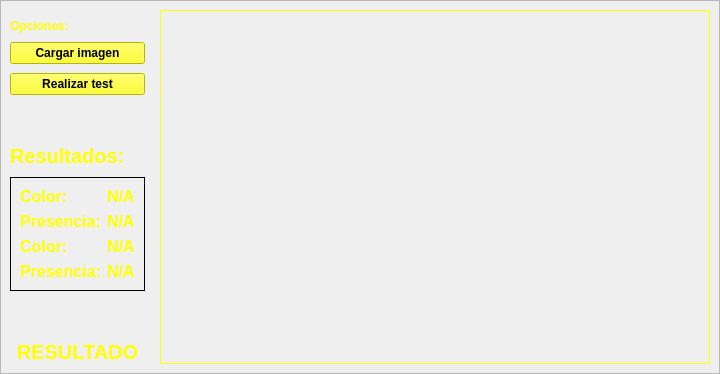
      <widget class="QWidget" name="tab_4">
       <attribute name="title">
        <string>TEST</string>
       </attribute>
       <layout class="QGridLayout" name="gridLayout_9">
        <property name="leftMargin">
         <number>0</number>
        </property>
        <property name="topMargin">
         <number>0</number>
        </property>
        <property name="rightMargin">
         <number>0</number>
        </property>
        <property name="bottomMargin">
         <number>0</number>
        </property>
        <item row="0" column="0">
         <widget class="QFrame" name="frame_4">
          <property name="frameShape">
           <enum>QFrame::StyledPanel</enum>
          </property>
          <property name="frameShadow">
           <enum>QFrame::Raised</enum>
          </property>
          <layout class="QGridLayout" name="gridLayout_8">
           <property name="horizontalSpacing">
            <number>15</number>
           </property>
           <property name="verticalSpacing">
            <number>9</number>
           </property>
           <item row="5" column="0">
            <widget class="QLabel" name="label_8">
             <property name="font">
              <font>
               <pointsize>15</pointsize>
               <weight>75</weight>
               <bold>true</bold>
              </font>
             </property>
             <property name="styleSheet">
              <string notr="true">color: rgb(255, 255, 0);
background-color: qlineargradient(spread:pad, x1:1, y1:1, x2:1, y2:1, stop:0 rgba(0, 0, 0, 0), stop:1 rgba(255, 255, 255, 255));</string>
             </property>
             <property name="text">
              <string>Resultados:</string>
             </property>
            </widget>
           </item>
           <item row="6" column="0">
            <widget class="QFrame" name="frame_5">
             <property name="styleSheet">
              <string notr="true">background-color: qlineargradient(spread:pad, x1:0, y1:0, x2:1, y2:0, stop:1 rgba(0, 0, 0, 0));</string>
             </property>
             <property name="frameShape">
              <enum>QFrame::StyledPanel</enum>
             </property>
             <property name="frameShadow">
              <enum>QFrame::Raised</enum>
             </property>
             <layout class="QGridLayout" name="gridLayout_10">
              <item row="0" column="0">
               <widget class="QLabel" name="label_9">
                <property name="font">
                 <font>
                  <pointsize>12</pointsize>
                  <weight>75</weight>
                  <bold>true</bold>
                 </font>
                </property>
                <property name="styleSheet">
                 <string notr="true">color: rgb(255, 255, 0);
background-color: qlineargradient(spread:pad, x1:1, y1:1, x2:1, y2:1, stop:0 rgba(0, 0, 0, 0), stop:1 rgba(255, 255, 255, 255));</string>
                </property>
                <property name="text">
                 <string>Color:</string>
                </property>
               </widget>
              </item>
              <item row="4" column="0">
               <widget class="QLabel" name="label_15">
                <property name="font">
                 <font>
                  <pointsize>12</pointsize>
                  <weight>75</weight>
                  <bold>true</bold>
                 </font>
                </property>
                <property name="styleSheet">
                 <string notr="true">color: rgb(255, 255, 0);
background-color: qlineargradient(spread:pad, x1:1, y1:1, x2:1, y2:1, stop:0 rgba(0, 0, 0, 0), stop:1 rgba(255, 255, 255, 255));</string>
                </property>
                <property name="text">
                 <string>Color:</string>
                </property>
               </widget>
              </item>
              <item row="5" column="0">
               <widget class="QLabel" name="label_14">
                <property name="font">
                 <font>
                  <pointsize>12</pointsize>
                  <weight>75</weight>
                  <bold>true</bold>
                 </font>
                </property>
                <property name="styleSheet">
                 <string notr="true">color: rgb(255, 255, 0);
background-color: qlineargradient(spread:pad, x1:1, y1:1, x2:1, y2:1, stop:0 rgba(0, 0, 0, 0), stop:1 rgba(255, 255, 255, 255));</string>
                </property>
                <property name="text">
                 <string>Presencia:</string>
                </property>
               </widget>
              </item>
              <item row="0" column="1">
               <widget class="QLabel" name="resultadoColorLabel">
                <property name="font">
                 <font>
                  <pointsize>12</pointsize>
                  <weight>75</weight>
                  <bold>true</bold>
                 </font>
                </property>
                <property name="styleSheet">
                 <string notr="true">color: rgb(255, 255, 0);
background-color: qlineargradient(spread:pad, x1:1, y1:1, x2:1, y2:1, stop:0 rgba(0, 0, 0, 0), stop:1 rgba(255, 255, 255, 255));</string>
                </property>
                <property name="text">
                 <string>N/A</string>
                </property>
               </widget>
              </item>
              <item row="2" column="1">
               <widget class="QLabel" name="resultadoPresenciaLabel">
                <property name="font">
                 <font>
                  <pointsize>12</pointsize>
                  <weight>75</weight>
                  <bold>true</bold>
                 </font>
                </property>
                <property name="styleSheet">
                 <string notr="true">color: rgb(255, 255, 0);
background-color: qlineargradient(spread:pad, x1:1, y1:1, x2:1, y2:1, stop:0 rgba(0, 0, 0, 0), stop:1 rgba(255, 255, 255, 255));</string>
                </property>
                <property name="text">
                 <string>N/A</string>
                </property>
               </widget>
              </item>
              <item row="2" column="0">
               <widget class="QLabel" name="label_12">
                <property name="font">
                 <font>
                  <pointsize>12</pointsize>
                  <weight>75</weight>
                  <bold>true</bold>
                 </font>
                </property>
                <property name="styleSheet">
                 <string notr="true">color: rgb(255, 255, 0);
background-color: qlineargradient(spread:pad, x1:1, y1:1, x2:1, y2:1, stop:0 rgba(0, 0, 0, 0), stop:1 rgba(255, 255, 255, 255));</string>
                </property>
                <property name="text">
                 <string>Presencia:</string>
                </property>
               </widget>
              </item>
              <item row="4" column="1">
               <widget class="QLabel" name="porcentajeColorRes">
                <property name="font">
                 <font>
                  <pointsize>12</pointsize>
                  <weight>75</weight>
                  <bold>true</bold>
                 </font>
                </property>
                <property name="styleSheet">
                 <string notr="true">color: rgb(255, 255, 0);
background-color: qlineargradient(spread:pad, x1:1, y1:1, x2:1, y2:1, stop:0 rgba(0, 0, 0, 0), stop:1 rgba(255, 255, 255, 255));</string>
                </property>
                <property name="text">
                 <string>N/A</string>
                </property>
               </widget>
              </item>
              <item row="5" column="1">
               <widget class="QLabel" name="porcentajePresenciaRes">
                <property name="font">
                 <font>
                  <pointsize>12</pointsize>
                  <weight>75</weight>
                  <bold>true</bold>
                 </font>
                </property>
                <property name="styleSheet">
                 <string notr="true">color: rgb(255, 255, 0);
background-color: qlineargradient(spread:pad, x1:1, y1:1, x2:1, y2:1, stop:0 rgba(0, 0, 0, 0), stop:1 rgba(255, 255, 255, 255));</string>
                </property>
                <property name="text">
                 <string>N/A</string>
                </property>
               </widget>
              </item>
             </layout>
            </widget>
           </item>
           <item row="3" column="0">
            <widget class="QPushButton" name="realizarTestButton">
             <property name="font">
              <font>
               <pointsize>9</pointsize>
               <weight>75</weight>
               <bold>true</bold>
              </font>
             </property>
             <property name="styleSheet">
              <string notr="true">background-color: rgb(255, 255, 0);</string>
             </property>
             <property name="text">
              <string>Realizar test</string>
             </property>
            </widget>
           </item>
           <item row="7" column="0">
            <spacer name="verticalSpacer_5">
             <property name="orientation">
              <enum>Qt::Vertical</enum>
             </property>
             <property name="sizeHint" stdset="0">
              <size>
               <width>20</width>
               <height>40</height>
              </size>
             </property>
            </spacer>
           </item>
           <item row="4" column="0">
            <spacer name="verticalSpacer_6">
             <property name="orientation">
              <enum>Qt::Vertical</enum>
             </property>
             <property name="sizeType">
              <enum>QSizePolicy::Preferred</enum>
             </property>
             <property name="sizeHint" stdset="0">
              <size>
               <width>20</width>
               <height>40</height>
              </size>
             </property>
            </spacer>
           </item>
           <item row="1" column="0">
            <widget class="QLabel" name="label_7">
             <property name="font">
              <font>
               <pointsize>9</pointsize>
               <weight>75</weight>
               <bold>true</bold>
              </font>
             </property>
             <property name="styleSheet">
              <string notr="true">color: rgb(255, 255, 0);
background-color: qlineargradient(spread:pad, x1:1, y1:1, x2:1, y2:1, stop:0 rgba(0, 0, 0, 0), stop:1 rgba(255, 255, 255, 255));</string>
             </property>
             <property name="text">
              <string>Opciones:</string>
             </property>
            </widget>
           </item>
           <item row="2" column="0">
            <widget class="QPushButton" name="cargarImagenTest">
             <property name="font">
              <font>
               <pointsize>9</pointsize>
               <weight>75</weight>
               <bold>true</bold>
              </font>
             </property>
             <property name="styleSheet">
              <string notr="true">background-color: rgb(255, 255, 0);</string>
             </property>
             <property name="text">
              <string>Cargar imagen</string>
             </property>
            </widget>
           </item>
           <item row="8" column="0">
            <widget class="QLabel" name="resultadoGeneralLabel">
             <property name="font">
              <font>
               <pointsize>15</pointsize>
               <weight>75</weight>
               <bold>true</bold>
              </font>
             </property>
             <property name="styleSheet">
              <string notr="true">color: rgb(255, 255, 0);
background-color: qlineargradient(spread:pad, x1:1, y1:1, x2:1, y2:1, stop:0 rgba(0, 0, 0, 0), stop:1 rgba(255, 255, 255, 255));</string>
             </property>
             <property name="text">
              <string>RESULTADO</string>
             </property>
             <property name="alignment">
              <set>Qt::AlignCenter</set>
             </property>
            </widget>
           </item>
           <item row="0" column="1" rowspan="9">
            <widget class="QLabel" name="imagenTestLabel">
             <property name="minimumSize">
              <size>
               <width>550</width>
               <height>0</height>
              </size>
             </property>
             <property name="maximumSize">
              <size>
               <width>550</width>
               <height>16777215</height>
              </size>
             </property>
             <property name="palette">
              <palette>
               <active>
                <colorrole role="WindowText">
                 <brush brushstyle="SolidPattern">
                  <color alpha="255">
                   <red>255</red>
                   <green>255</green>
                   <blue>0</blue>
                  </color>
                 </brush>
                </colorrole>
                <colorrole role="Button">
                 <brush brushstyle="LinearGradientPattern">
                  <gradient startx="0.000000000000000" starty="0.000000000000000" endx="1.000000000000000" endy="1.000000000000000" type="LinearGradient" spread="PadSpread" coordinatemode="ObjectBoundingMode">
                   <gradientstop position="0.000000000000000">
                    <color alpha="255">
                     <red>0</red>
                     <green>0</green>
                     <blue>0</blue>
                    </color>
                   </gradientstop>
                   <gradientstop position="1.000000000000000">
                    <color alpha="255">
                     <red>111</red>
                     <green>111</green>
                     <blue>111</blue>
                    </color>
                   </gradientstop>
                  </gradient>
                 </brush>
                </colorrole>
                <colorrole role="Base">
                 <brush brushstyle="LinearGradientPattern">
                  <gradient startx="0.000000000000000" starty="0.000000000000000" endx="1.000000000000000" endy="1.000000000000000" type="LinearGradient" spread="PadSpread" coordinatemode="ObjectBoundingMode">
                   <gradientstop position="0.000000000000000">
                    <color alpha="255">
                     <red>0</red>
                     <green>0</green>
                     <blue>0</blue>
                    </color>
                   </gradientstop>
                   <gradientstop position="1.000000000000000">
                    <color alpha="255">
                     <red>111</red>
                     <green>111</green>
                     <blue>111</blue>
                    </color>
                   </gradientstop>
                  </gradient>
                 </brush>
                </colorrole>
                <colorrole role="Window">
                 <brush brushstyle="LinearGradientPattern">
                  <gradient startx="0.000000000000000" starty="0.000000000000000" endx="1.000000000000000" endy="1.000000000000000" type="LinearGradient" spread="PadSpread" coordinatemode="ObjectBoundingMode">
                   <gradientstop position="0.000000000000000">
                    <color alpha="255">
                     <red>0</red>
                     <green>0</green>
                     <blue>0</blue>
                    </color>
                   </gradientstop>
                   <gradientstop position="1.000000000000000">
                    <color alpha="255">
                     <red>111</red>
                     <green>111</green>
                     <blue>111</blue>
                    </color>
                   </gradientstop>
                  </gradient>
                 </brush>
                </colorrole>
               </active>
               <inactive>
                <colorrole role="WindowText">
                 <brush brushstyle="SolidPattern">
                  <color alpha="255">
                   <red>255</red>
                   <green>255</green>
                   <blue>0</blue>
                  </color>
                 </brush>
                </colorrole>
                <colorrole role="Button">
                 <brush brushstyle="LinearGradientPattern">
                  <gradient startx="0.000000000000000" starty="0.000000000000000" endx="1.000000000000000" endy="1.000000000000000" type="LinearGradient" spread="PadSpread" coordinatemode="ObjectBoundingMode">
                   <gradientstop position="0.000000000000000">
                    <color alpha="255">
                     <red>0</red>
                     <green>0</green>
                     <blue>0</blue>
                    </color>
                   </gradientstop>
                   <gradientstop position="1.000000000000000">
                    <color alpha="255">
                     <red>111</red>
                     <green>111</green>
                     <blue>111</blue>
                    </color>
                   </gradientstop>
                  </gradient>
                 </brush>
                </colorrole>
                <colorrole role="Base">
                 <brush brushstyle="LinearGradientPattern">
                  <gradient startx="0.000000000000000" starty="0.000000000000000" endx="1.000000000000000" endy="1.000000000000000" type="LinearGradient" spread="PadSpread" coordinatemode="ObjectBoundingMode">
                   <gradientstop position="0.000000000000000">
                    <color alpha="255">
                     <red>0</red>
                     <green>0</green>
                     <blue>0</blue>
                    </color>
                   </gradientstop>
                   <gradientstop position="1.000000000000000">
                    <color alpha="255">
                     <red>111</red>
                     <green>111</green>
                     <blue>111</blue>
                    </color>
                   </gradientstop>
                  </gradient>
                 </brush>
                </colorrole>
                <colorrole role="Window">
                 <brush brushstyle="LinearGradientPattern">
                  <gradient startx="0.000000000000000" starty="0.000000000000000" endx="1.000000000000000" endy="1.000000000000000" type="LinearGradient" spread="PadSpread" coordinatemode="ObjectBoundingMode">
                   <gradientstop position="0.000000000000000">
                    <color alpha="255">
                     <red>0</red>
                     <green>0</green>
                     <blue>0</blue>
                    </color>
                   </gradientstop>
                   <gradientstop position="1.000000000000000">
                    <color alpha="255">
                     <red>111</red>
                     <green>111</green>
                     <blue>111</blue>
                    </color>
                   </gradientstop>
                  </gradient>
                 </brush>
                </colorrole>
               </inactive>
               <disabled>
                <colorrole role="WindowText">
                 <brush brushstyle="SolidPattern">
                  <color alpha="255">
                   <red>120</red>
                   <green>120</green>
                   <blue>120</blue>
                  </color>
                 </brush>
                </colorrole>
                <colorrole role="Button">
                 <brush brushstyle="LinearGradientPattern">
                  <gradient startx="0.000000000000000" starty="0.000000000000000" endx="1.000000000000000" endy="1.000000000000000" type="LinearGradient" spread="PadSpread" coordinatemode="ObjectBoundingMode">
                   <gradientstop position="0.000000000000000">
                    <color alpha="255">
                     <red>0</red>
                     <green>0</green>
                     <blue>0</blue>
                    </color>
                   </gradientstop>
                   <gradientstop position="1.000000000000000">
                    <color alpha="255">
                     <red>111</red>
                     <green>111</green>
                     <blue>111</blue>
                    </color>
                   </gradientstop>
                  </gradient>
                 </brush>
                </colorrole>
                <colorrole role="Base">
                 <brush brushstyle="LinearGradientPattern">
                  <gradient startx="0.000000000000000" starty="0.000000000000000" endx="1.000000000000000" endy="1.000000000000000" type="LinearGradient" spread="PadSpread" coordinatemode="ObjectBoundingMode">
                   <gradientstop position="0.000000000000000">
                    <color alpha="255">
                     <red>0</red>
                     <green>0</green>
                     <blue>0</blue>
                    </color>
                   </gradientstop>
                   <gradientstop position="1.000000000000000">
                    <color alpha="255">
                     <red>111</red>
                     <green>111</green>
                     <blue>111</blue>
                    </color>
                   </gradientstop>
                  </gradient>
                 </brush>
                </colorrole>
                <colorrole role="Window">
                 <brush brushstyle="LinearGradientPattern">
                  <gradient startx="0.000000000000000" starty="0.000000000000000" endx="1.000000000000000" endy="1.000000000000000" type="LinearGradient" spread="PadSpread" coordinatemode="ObjectBoundingMode">
                   <gradientstop position="0.000000000000000">
                    <color alpha="255">
                     <red>0</red>
                     <green>0</green>
                     <blue>0</blue>
                    </color>
                   </gradientstop>
                   <gradientstop position="1.000000000000000">
                    <color alpha="255">
                     <red>111</red>
                     <green>111</green>
                     <blue>111</blue>
                    </color>
                   </gradientstop>
                  </gradient>
                 </brush>
                </colorrole>
               </disabled>
              </palette>
             </property>
             <property name="frameShape">
              <enum>QFrame::Box</enum>
             </property>
             <property name="text">
              <string/>
             </property>
             <property name="scaledContents">
              <bool>true</bool>
             </property>
            </widget>
           </item>
          </layout>
         </widget>
        </item>
       </layout>
      </widget>
